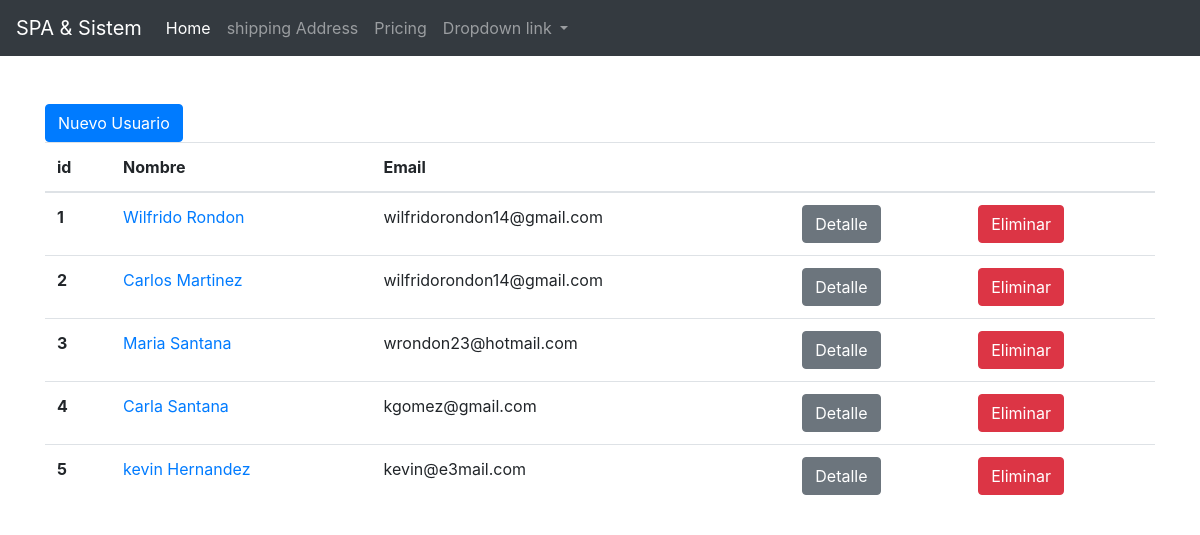
The app's page /main/, older data.
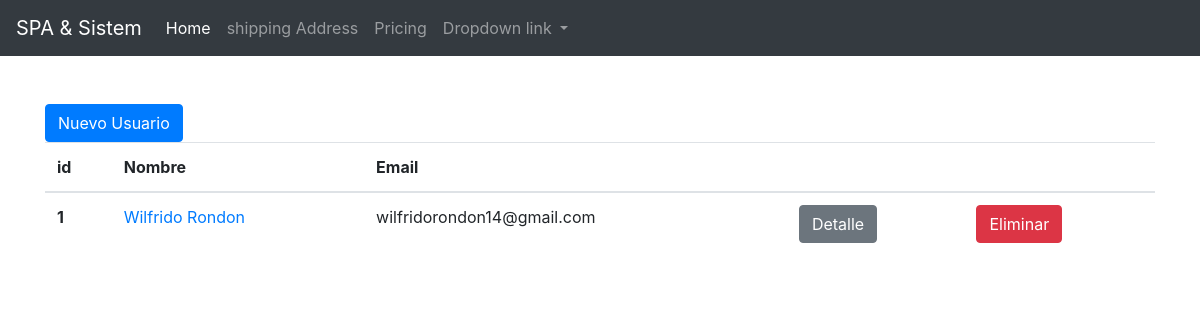
The same page, newer data.
### main/models.py (models this page shows, shortened)
class UserMOdel(models.Model):
    first_name = models.CharField(max_length=200)
    last_name = models.CharField(max_length=200)
    email = models.EmailField()
    phone_number =models.CharField(max_length=15, blank=True, null=True)
    gender = models.CharField(choices=GENDER_OPTS, max_length=20)
    date_birth = models.DateTimeField(blank=True, null=True)
    created = models.DateTimeField(auto_now_add=True)
    updated = models.DateTimeField(auto_now=True)
    @property
    def full_name(self):
        return f'{self.first_name} {self.last_name}'

### main/views.py (the view)
# urls.py: path('', GetUsersView.as_view(), name='list' ),
class GetUsersView(views.View):
    def get(self, request):
       allUser = UserMOdel.objects.all()
       template_name ='main/list.html'
       context = {
           'users': allUser
           }
       return render(request, template_name, context)

### main/templates/main/list.html
{% extends 'base.html'%} {% block content %}
<div>
  <a href="{% url 'user:create' %}" class="btn btn-primary">Nuevo Usuario</a>
</div>
<table class="table">
  <thead>
    <tr>
      <th scope="col">id</th>
      <th scope="col">Nombre</th>
      <th scope="col">Email</th>
      <th scope="col"></th>
      <th scope="col"></th>
     </tr>
  </thead>
  <tbody>
      {% for user in users %}
    <tr>
      <th scope="row">{{user.id}}</th>
      <td><a href="{% url 'user:detail' user.id %}">{{user.full_name}}</td>
      <td>{{user.email}}</td>
      <td><a href="{% url 'user:detail' user.id %}" class="btn btn-secondary">Detalle</td>
      <td><a href="{% url 'user:delete' user.id  %}" class="btn btn-danger">Eliminar</td>
   {% endfor %}
</tbody>
</table>
{%endblock%}

### templates/base.html (shortened to what this page needs)
<!DOCTYPE html>
<html lang="es">
<head>
    <link rel="stylesheet" href="https://cdn.jsdelivr.net/npm/bootstrap@4.6.0/dist/css/bootstrap.min.css">
</head>
<body>
  <nav class="navbar navbar-expand-lg navbar-dark bg-dark " style="background-color: #ffffff;" >
  <a class="navbar-brand" href="#">SPA & Sistem</a>
  <div class="collapse navbar-collapse" id="navbarNavDropdown">
    <ul class="navbar-nav">
      <li class="nav-item active">
        <a class="nav-link" href="{% url 'user:list' %}">Home <span class="sr-only">(current)</span></a>
      </li>
      <li class="nav-item">
        <a class="nav-link" href="#">shipping Address</a>
      </li>
      <li class="nav-item">
        <a class="nav-link" href="#">Pricing</a>
      </li>
      <li class="nav-item dropdown">
        <a class="nav-link dropdown-toggle" href="#" id="navbarDropdownMenuLink" data-toggle="dropdown" aria-haspopup="true" aria-expanded="false">
          Dropdown link
        </a>
      </li>
    </ul>
  </div>
</nav>
<br>
<br>
   <div class='container'>
    {% block content %}
    {%endblock%}
   </div>
</body>
</html>

Row changes from the older to the newer data that the page shows:
removed UserMOdel: id "2", full_name "Carlos Martinez", email "wilfridorondon14@gmail.com"
removed UserMOdel: id "3", full_name "Maria Santana", email "wrondon23@hotmail.com"
removed UserMOdel: id "4", full_name "Carla Santana", email "kgomez@gmail.com"
removed UserMOdel: id "5", full_name "kevin Hernandez", email "kevin@e3mail.com"
